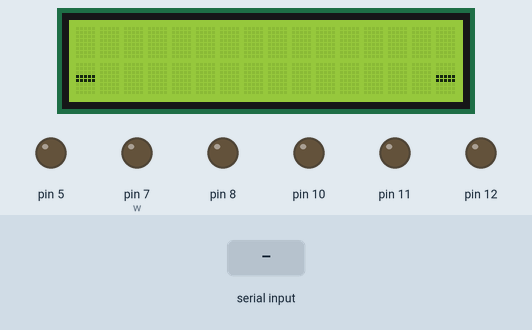
Bench run of a sketch on a simulated Arduino Uno, built with avr-gcc and run on an emulated ATmega328P. Parts: 16×2 character LCD, output pins drawn as LEDs (lit = HIGH). The inputs (shaded band) are chosen by the test bench. What the sketch prints to the serial monitor is not drawn.

Above: at 1.6 s.
1.7 s: "w90\n" received over Serial
At 4.5 s:
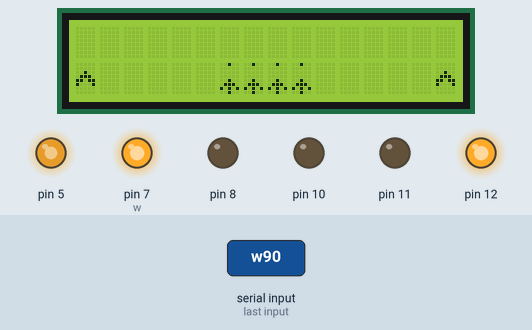
4.7 s: byte 102 ('f') received over Serial
At 6.5 s:
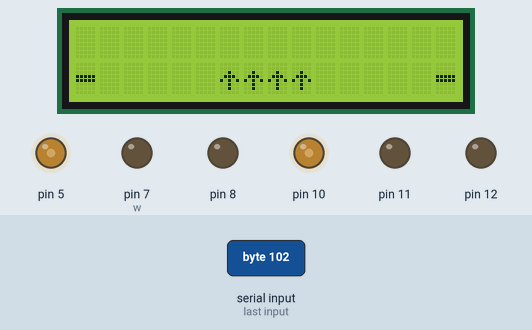
7.7 s: "x90\n" received over Serial
At 8.6 s:
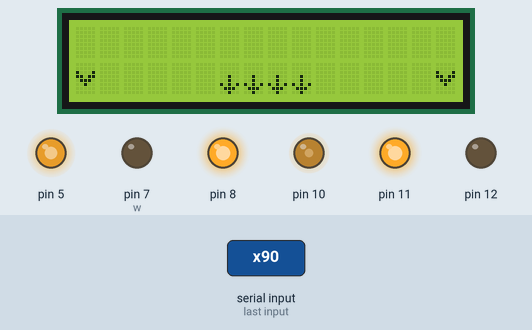
10.7 s: "a90\n" received over Serial
At 12.3 s:
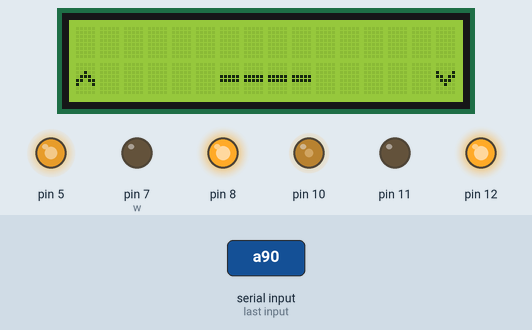
13.3 s: byte 98 ('b') received over Serial
At 15.3 s:
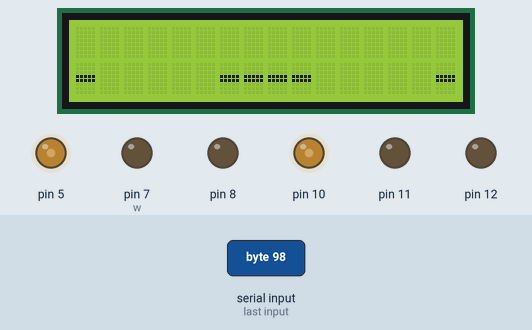
15.8 s: "c" received over Serial
At 17.6 s:
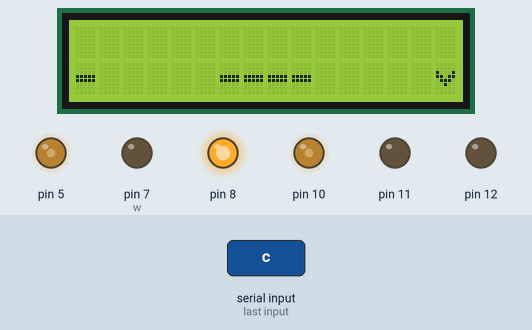
Timing chart, 0 to 18.9 s (numbered marks = the images above; inputs shaded):
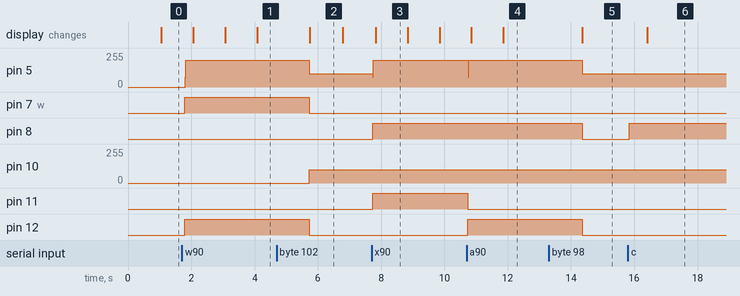

The sketch:

lcd_wheels.ino
```cpp
#include "Wheels.h"
#include "lcd.h"

///// MOVEMENT DECLARATION /////

// objects & variables

Wheels w; // car movement controller object
int distance_to_travel; // expected distance to travel for a goForward/goBackward command
float distance_travelled; // distance travelled during a time frame between loops

// constants

#define CM_PER_MS 0.005 // centimeters travelled by the car in a millisecond

///// LCD DECLARATION /////

// objects & variables

LCD lcd; // lcd controller object
unsigned long prev_print_time; // (timer) previous LCD print time

// constants

#define LCD_DELAY 1000 // delay between consecutive prints on the LCD display

///// command variables

char cmd; // current command
unsigned long prev_command_time; // previous command read time
#define COMMAND_DELAY 100 // delay between consecutive command reads

///// universal timing variables

unsigned long prev_time; // time measured in the previous loop
unsigned long curr_time; // time measured in the current loop

///// initialisation

void setup() {

  // setup serial

  Serial.begin(9600);
  Serial.println("Forward: WAD");
  Serial.println("Back: ZXC");
  Serial.println("Stop: S");

  // attaching wheel pins

  w.attach(7,8,5,12,11,10);

  // setup LCD

  lcd.init();

}

///// main program loop

void loop() {
  Serial.println("hello");

  // get current time

  curr_time = millis();

  // monitor distance travelled

  monitor_distance();

  // print info on LCD

  if (curr_time - prev_print_time > LCD_DELAY) {
    prev_print_time = curr_time;
    Serial.print("resetting...");
    lcd.clear();
    lcd.update_animation(w.right_state, w.left_state);
    lcd.print_movement_info(w.distance_left, w.right_state, w.left_state);
  }

  // parse commands

  if (curr_time - prev_command_time > COMMAND_DELAY) {
    prev_command_time = curr_time;
    while (Serial.available()) {
      cmd = Serial.read();
      Serial.println(cmd);
      move();
    }
  }

  Serial.println("he");

  prev_time = curr_time;
}

void monitor_distance() {
  if (w.is_travelling == true) {

    // update current distance

    distance_travelled = (curr_time - prev_time) * CM_PER_MS;
    if (w.distance_left > distance_travelled) {
      w.distance_left -= distance_travelled;
    } else {

      // stop if travelled expected distance

      w.distance_left = 0;
      w.stop();
      w.is_travelling = false;
    }
  }
}

void move() {
  Serial.println("moving");
  switch (cmd) {
    case 'w': w.forward(); break;
    case 'x': w.back(); break;
    case 'a': w.forwardLeft(); break;
    case 'd': w.forwardRight(); break;
    case 'z': w.backLeft(); break;
    case 'c': w.backRight(); break;
    case 's': w.stop(); break;
    case '1': w.setSpeedLeft(75); break;
    case '2': w.setSpeedLeft(200); break;
    case '9': w.setSpeedRight(75); break;
    case '0': w.setSpeedRight(200); break;
    case '5': w.setSpeed(100); break;
    case 'f': distance_to_travel = Serial.parseInt(SKIP_ALL); w.goForward(distance_to_travel); w.is_travelling = true; break;
    case 'b': distance_to_travel = Serial.parseInt(SKIP_ALL); w.goBack(distance_to_travel); w.is_travelling = true; break;
  }
}
```

Wheels.cpp
```cpp
#include <Arduino.h>

#include "Wheels.h"


#define SET_MOVEMENT(side,f,b) digitalWrite( side[0], f);\
                               digitalWrite( side[1], b)

Wheels::Wheels() : left_state(EngineState::STOP), right_state(EngineState::STOP) {}

void Wheels::attachRight(int pF, int pB, int pS)
{
    pinMode(pF, OUTPUT);
    pinMode(pB, OUTPUT);
    pinMode(pS, OUTPUT);
    this->pinsRight[0] = pF;
    this->pinsRight[1] = pB;
    this->pinsRight[2] = pS;
}


void Wheels::attachLeft(int pF, int pB, int pS)
{
    pinMode(pF, OUTPUT);
    pinMode(pB, OUTPUT);
    pinMode(pS, OUTPUT);
    this->pinsLeft[0] = pF;
    this->pinsLeft[1] = pB;
    this->pinsLeft[2] = pS;
}

void Wheels::setSpeedRight(uint8_t s)
{
    analogWrite(this->pinsRight[2], s);
}

void Wheels::setSpeedLeft(uint8_t s)
{
    analogWrite(this->pinsLeft[2], s);
}

void Wheels::setSpeed(uint8_t s)
{
    setSpeedLeft(s);
    setSpeedRight(s);
}

void Wheels::attach(int pRF, int pRB, int pRS, int pLF, int pLB, int pLS)
{
    this->attachRight(pRF, pRB, pRS);
    this->attachLeft(pLF, pLB, pLS);
}

void Wheels::forwardLeft()
{
    SET_MOVEMENT(pinsLeft, HIGH, LOW);
    this->distance_left = 0;
    this->left_state = EngineState::FORWARD;
}

void Wheels::forwardRight()
{
    SET_MOVEMENT(pinsRight, HIGH, LOW);
    this->distance_left = 0;
    this->right_state = EngineState::FORWARD;
}

void Wheels::backLeft()
{
    SET_MOVEMENT(pinsLeft, LOW, HIGH);
    this->distance_left = 0;
    this->left_state = EngineState::BACKWARD;
}

void Wheels::backRight()
{
    SET_MOVEMENT(pinsRight, LOW, HIGH);
    this->distance_left = 0;
    this->right_state = EngineState::BACKWARD;
}

void Wheels::forward()
{
    this->forwardLeft();
    this->forwardRight();
}

void Wheels::back()
{
    this->backLeft();
    this->backRight();
}

void Wheels::stopLeft()
{
    SET_MOVEMENT(pinsLeft, LOW, LOW);
    this->distance_left = 0;
    this->left_state = EngineState::STOP;
}

void Wheels::stopRight()
{
    SET_MOVEMENT(pinsRight, LOW, LOW);
    this->distance_left = 0;
    this->right_state = EngineState::STOP;
}

void Wheels::stop()
{
    this->stopLeft();
    this->stopRight();
}

void Wheels::goForward(uint8_t cm) {
    this->forward();
    this->setSpeed(100);
    this->distance_left = cm;
}

void Wheels::goBack(uint8_t cm) {
    this->back();
    this->setSpeed(100);
    this->distance_left = cm;
}
```

Wheels.h
```cpp
/*
 * prosta implementacja klasy obsługującej
 * silniki pojazdu za pośrednictwem modułu L298
 *
 * Sterowanie odbywa się przez:
 * 1)  powiązanie odpowiednich pinów I/O Arduino metodą attach()
 * 2)  ustalenie prędkości setSpeed*()
 * 3)  wywołanie funkcji ruchu
 *
 * TODO:
 *  - zabezpieczenie przed ruchem bez attach()
 *  - ustawienie domyślnej prędkości != 0
 */


#include <Arduino.h>


#ifndef Wheels_h
#define Wheels_h

enum EngineState {
  FORWARD,
  STOP,
  BACKWARD,
};

class Wheels {
    public:
        Wheels();
        /*
         *  pinForward - wejście "naprzód" L298
         *  pinBack    - wejście "wstecz" L298
         *  pinSpeed   - wejście "enable/PWM" L298
         */
        void attachRight(int pinForward, int pinBack, int pinSpeed);
        void attachLeft(int pinForward, int pinBack, int pinSpeed);
        void attach(int pinRightForward, int pinRightBack, int pinRightSpeed,
                    int pinLeftForward, int pinLeftBack, int pinLeftSpeed);
        /*
         *  funkcje ruchu
         */
        void forward();
        void forwardLeft();
        void forwardRight();
        void back();
        void backLeft();
        void backRight();
        void stop();
        void stopLeft();
        void stopRight();
        void goForward(uint8_t);
        void goBack(uint8_t);
        /*
         *  ustawienie prędkości obrotowej (przez PWM)
         *   - minimalna efektywna wartość 60
         *      może zależeć od stanu naładowania baterii
         */
        void setSpeed(uint8_t);
        void setSpeedRight(uint8_t);
        void setSpeedLeft(uint8_t);
        float distance_left;
        bool is_travelling;
        EngineState right_state;
        EngineState left_state;

    private:
        int pinsRight[3];
        int pinsLeft[3];
};


#endif
```

lcd.cpp
```cpp
#include "lcd.h"
#include "lcd_anim.h"

LCD::LCD() : lcd(LiquidCrystal_I2C(LCD_ADDRESS, 16, 2)), current_anim_char(0), direction(Direction::OTHER) {}

void LCD::init() {
  lcd.init();
  lcd.backlight();
  lcd.createChar(ENGINE_UP, engineUp);
  lcd.createChar(ENGINE_DOWN, engineDown);
  lcd.createChar(ENGINE_STOP, engineStop);
  lcd.createChar(PERMISSION, permission);
}

void LCD::clear() {
  lcd.clear();
}

void LCD::update_animation(EngineState right_state, EngineState left_state) {
  if (right_state == EngineState::FORWARD && left_state == EngineState::FORWARD) {
    if (this->direction != Direction::UP) {

      // both wheels are moving forward -> the car is going forward

      this->direction = Direction::UP;

      // create forward animation set

      this->current_anim_char = 0;
      lcd.createChar(0, arrowUp0);
      lcd.createChar(1, arrowUp1);
      lcd.createChar(2, arrowUp2);
      lcd.createChar(3, arrowUp3);

    }
  } else if (right_state == EngineState::BACKWARD && left_state == EngineState::BACKWARD) {
    if (this->direction != Direction::DOWN) {

      // both wheels are moving backward -> the car is going backward

      this->direction = Direction::DOWN;

      // create backward animation set

      this->current_anim_char = 0;
      lcd.createChar(0, arrowDown0);
      lcd.createChar(1, arrowDown1);
      lcd.createChar(2, arrowDown2);
      lcd.createChar(3, arrowDown3);

    }
  } else {

    // reset direction

    this->direction = Direction::OTHER;
  }
}

void LCD::print_movement_info(float distance_left, EngineState right_state, EngineState left_state) {

  // convert distance to string representation

  char distance_str[16];
  dtostrf(distance_left, 2, 1, distance_str);

  if (distance_left > 0) {

    // print distance on lcd

    Serial.println(distance_left);
    lcd.setCursor(0, 0);
    lcd.print(distance_str);

  }

  // print engines' states

  lcd.setCursor(15, 1);
  Serial.print("right: ");
  Serial.println(right_state);
  switch (right_state) {
    case EngineState::FORWARD: lcd.write(ENGINE_UP); break;
    case EngineState::BACKWARD: lcd.write(ENGINE_DOWN); break;
    case EngineState::STOP: lcd.write(ENGINE_STOP); break;
  }

  lcd.setCursor(0, 1);
  Serial.print("left: ");
  Serial.println(left_state);
  switch (left_state) {
    case EngineState::FORWARD: lcd.write(ENGINE_UP); break;
    case EngineState::BACKWARD: lcd.write(ENGINE_DOWN); break;
    case EngineState::STOP: lcd.write(ENGINE_STOP); break;
  }

  // print movement animation

  lcd.setCursor(6, 1);
  lcd.write(this->current_anim_char);
  lcd.setCursor(7, 1);
  lcd.write(this->current_anim_char);
  lcd.setCursor(8, 1);
  lcd.write(this->current_anim_char);
  lcd.setCursor(9, 1);
  lcd.write(this->current_anim_char);

  // update animation frame

  Serial.print("direction: ");
  Serial.println(this->direction);
  if (this->direction == Direction::UP || this->direction == Direction::DOWN) {
    this->current_anim_char = (this->current_anim_char + 1) % ANIM_LENGTH;
    Serial.println(this->current_anim_char);
  } else {
    this->current_anim_char = 6;
  }
}
```

lcd.h
```cpp
#include <Arduino.h>
#include <LiquidCrystal_I2C.h>
#include "Wheels.h"

#ifndef LCD_H
#define LCD_H

#define LCD_ADDRESS 0x27

#define ANIM_LENGTH 4
#define ENGINE_UP 4
#define ENGINE_DOWN 5
#define ENGINE_STOP 6
#define PERMISSION 7

enum Direction {
  UP,
  DOWN,
  OTHER,
};

class LCD {
  public:
    LCD();
    void clear();
    void init();
    void update_animation(EngineState right_state, EngineState left_state);
    void print_movement_info(float distance_left, EngineState right_state, EngineState left_state);
  private:
    LiquidCrystal_I2C lcd;
    int current_anim_char;
    Direction direction;
};

#endif
```

lcd_anim.cpp
```cpp
#include <Arduino.h>

#include "lcd_anim.h"

uint8_t arrowUp0[8] =
{
  0b00100,
  0b01110,
  0b10101,
  0b00100,
  0b00100,
  0b00000,
  0b00000,
  0b00000
};
uint8_t arrowUp1[8] =
{
  0b10101,
  0b00100,
  0b00100,
  0b00000,
  0b00000,
  0b00000,
  0b00100,
  0b01110
};
uint8_t arrowUp2[8] =
{
  0b00100,
  0b00000,
  0b00000,
  0b00000,
  0b00100,
  0b01110,
  0b10101,
  0b00100
};
uint8_t arrowUp3[8] =
{
  0b00000,
  0b00000,
  0b00100,
  0b01110,
  0b10101,
  0b00100,
  0b00100,
  0b00000
};
uint8_t arrowDown0[8] =
{
  0b00000,
  0b00000,
  0b00000,
  0b00100,
  0b00100,
  0b10101,
  0b01110,
  0b00100
};
uint8_t arrowDown1[8] =
{
  0b01110,
  0b00100,
  0b00000,
  0b00000,
  0b00000,
  0b00100,
  0b00100,
  0b10101
};
uint8_t arrowDown2[8] =
{
  0b00100,
  0b10101,
  0b01110,
  0b00100,
  0b00000,
  0b00000,
  0b00000,
  0b00100
};
uint8_t arrowDown3[8] =
{
  0b00000,
  0b00100,
  0b00100,
  0b10101,
  0b01110,
  0b00100,
  0b00000,
  0b00000
};
uint8_t engineUp[8] =
{
  0b00000,
  0b00000,
  0b00100,
  0b01110,
  0b11011,
  0b10001,
  0b00000,
  0b00000
};
uint8_t engineDown[8] =
{
  0b00000,
  0b00000,
  0b10001,
  0b11011,
  0b01110,
  0b00100,
  0b00000,
  0b00000
};
uint8_t engineStop[8] =
{
  0b00000,
  0b00000,
  0b00000,
  0b11111,
  0b11111,
  0b00000,
  0b00000,
  0b00000
};
uint8_t permission[8] =
{
  0b01110,
  0b11011,
  0b00011,
  0b01111,
  0b01110,
  0b00000,
  0b01110,
  0b01110
};
```

lcd_anim.h
```cpp
#ifndef LCD_ANIM_H
#define LCD_ANIM_H

extern uint8_t arrowUp0[8];
extern uint8_t arrowUp1[8];
extern uint8_t arrowUp2[8];
extern uint8_t arrowUp3[8];
extern uint8_t arrowDown0[8];
extern uint8_t arrowDown1[8];
extern uint8_t arrowDown2[8];
extern uint8_t arrowDown3[8];
extern uint8_t engineUp[8];
extern uint8_t engineDown[8];
extern uint8_t engineStop[8];
extern uint8_t permission[8];

#endif
```

Measured:
- after the input at 1.7 s, pin 5: 0/255 → 200/255 after 0.11 s; pin 7 (w), pin 12: LOW → HIGH after 0.10 s; the display: first changes after 0.37 s (image 1 shows a later state)
- after the input at 4.7 s, pin 5: 200/255 → 100/255 after 1.0 s; pin 7 (w), pin 12: HIGH → LOW after 1.0 s; pin 10: 0/255 → 100/255 after 1.0 s; the display: changes after 1.0 s (image 2)
- after the input at 7.7 s, pin 5: 100/255 → 200/255 at once; pin 8, pin 11: LOW → HIGH at once; the display: changes after 0.13 s (image 3)
- after the input at 10.7 s, pin 5: 200/255 → 75/255 after 0.05 s, → 200/255 0.01 s later; pin 11: HIGH → LOW at once; pin 12: LOW → HIGH at once; the display: first changes after 0.15 s (image 4 shows a later state)
- after the input at 13.3 s, pin 5: 200/255 → 100/255 after 1.0 s; pin 8, pin 12: HIGH → LOW after 1.0 s; the display: changes after 1.1 s (image 5)
- after the input at 15.8 s, pin 8: LOW → HIGH at once; the display: changes after 0.62 s (image 6)
- what the display in image 2 shows lasts 1.1 s, from 5.7 s to 6.8 s
